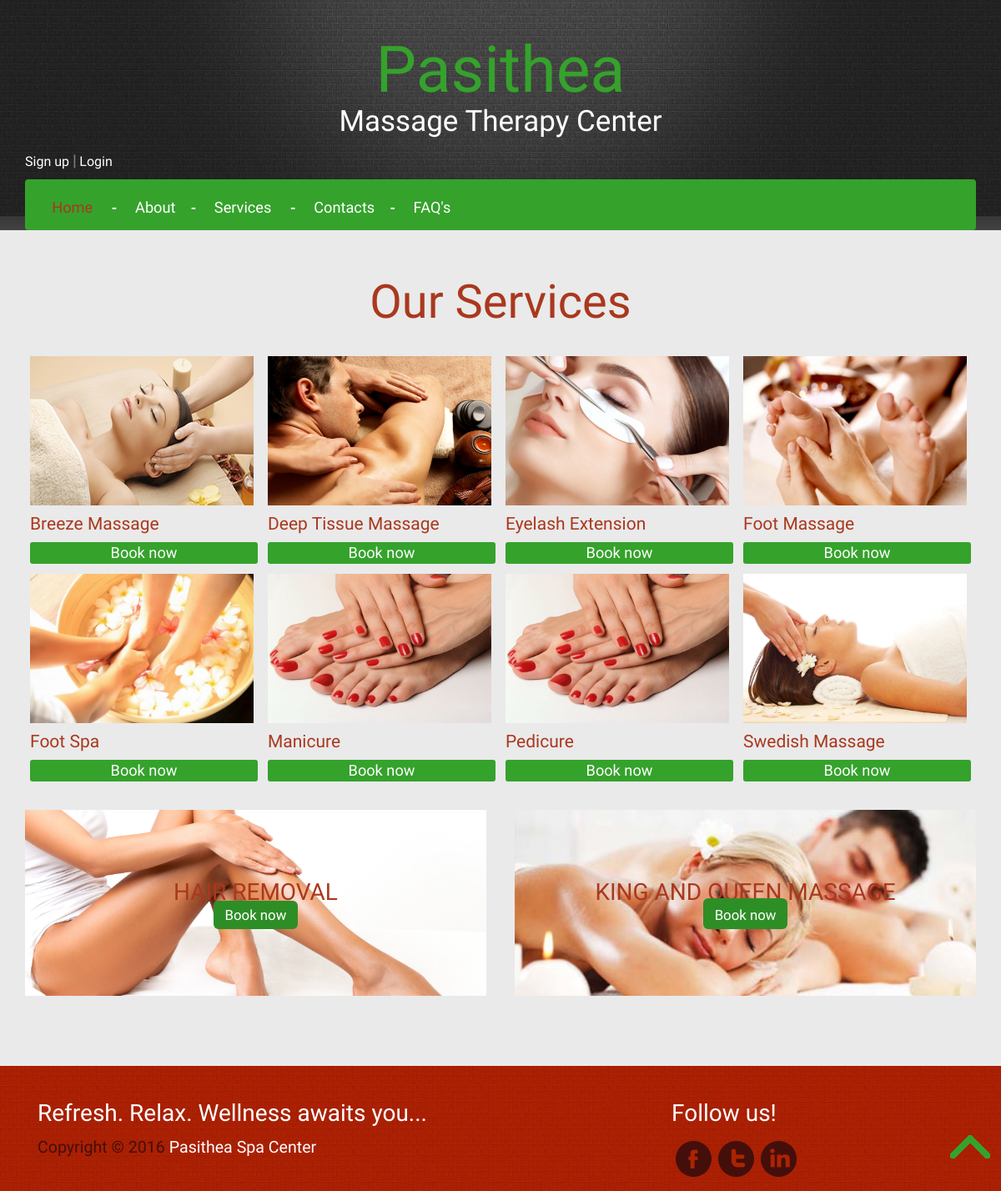
Page /index.php?pg=svc on the committed database.
### tables this page shows
CREATE TABLE `pasithea_services` (
  `id` int(11) NOT NULL,
  `image_url` varchar(200) NOT NULL,
  `service_name` varchar(100) NOT NULL,
  `service_details` varchar(300) NOT NULL,
  `service_cost` varchar(11) NOT NULL,
  `featured` int(2) NOT NULL,
  `discounted_price` varchar(11) NOT NULL
);

### admin/includes/services_api.php (called while the page is built, shortened)
<?php
$db = new Database();
$db = $db->connect();
function getAllServices(){
	$sql = 'SELECT * from pasithea_services order by service_name';
	return squery($sql);
}
function squery($sql){
	global $db;
	$result = $db->query($sql);
	$rows = array();
	while( $r = $result->fetch_object() ) {
		$rows[] = $r;
	}
	return $rows;
}
?>

### services.php (the view, shortened to what this page needs)
<div class="container">
			<div class="specials">
			<h2>Our Services</h2>
				<?php
					require_once('admin/includes/services_api.php');
					$res = getAllServices();
					$i = 0;
					foreach($res as $rows){
						$i++;
				?>
						<div class="col-md-3 special-in">
							<a href="#" ><img src="<?php echo 'admin/'.$rows->image_url;?>" class="img-responsive" alt="">
								</a>
							<h5><a href="#"><?php echo $rows->service_name;?></a></h5>
							<p class='p_book' id='<?php echo $rows->id;?>'>Book now</p>
						</div>
				<?php
						if($i == 4){
							echo "<div class='clearfix'> </div>";
							$i = 0;
						}
					}
				?>
				<div class="special-bottom">
					<div class="col-md-6 bottom-special">
						<h5><a href="#" style="color:#aa381e;">HAIR REMOVAL</a></h5>
						<a href="#" class="details">Book now</a>
					</div>
					<div class="col-md-6 bottom-special-1">
						<h5><a href="#" style="color:#aa381e;padding-bottom:10px;">KING AND QUEEN MASSAGE</a></h5>
						<a href="#" class="details" style="padding-top:10px;">Book now</a>
					</div>
					<div class="clearfix"> </div>
				</div>
			</div>
		</div>

### css/style.css (style rules this page uses)
body { background:#eaeaea; font-family: 'Rokkitt', serif; }
body a { transition: 0.5s all; -webkit-transition: 0.5s all; -o-transition: 0.5s all; -moz-transition: 0.5s all; -ms-transition: 0.5s all; }
h1,h2,h3,h4,h5,h6,label,p { margin:0; }
.header-grid li a, { text-decoration:none; color:#7a7a7a; font-size:1.4em; }
a.details { text-decoration:none; font-size:1.2em; color:#fff; background: #2e8e26; padding: 0.4em 0.8em; border-radius: 6px; -webkit-border-radius: 6px; -o-border-radius: 6px; -moz-border-radius: 6px; -ms-border-radius: 6px; }
.specials { padding: 4em 0 6em; }
.special-bottom { padding: 2em 0 0; }
.specials h2 { font-size:4em; font-family: 'Lobster Two', cursive; color:#aa381e; text-align:center; padding-bottom: 0.5em; }
.bottom-special { background:url(../images/laser_removal.jpg) no-repeat center; display:block; padding: 6em 2em; text-align:center; margin-right: 3%; width: 48.5%; background-size: cover; }
.bottom-special-1 { background:url(../images/kingandqueen.jpg) no-repeat center; display:block; padding:6em 2em; text-align:center; width:48.5%; margin:0; background-size: cover; }
.bottom-special h5,.bottom-special-1 h5 { font-size:2em; font-family: 'Lobster Two', cursive; }
.bottom-special h5 a,.bottom-special-1 h5 a { text-decoration:none; color:#fff; }
.special-in h5 { font-size:1.5em; font-family: 'Lobster Two', cursive; }
.special-in h5 a { text-decoration:none; color:#aa381e; padding: 0.5em 0; display:block; }
.special-in p { cursor: pointer; text-align: center; border-radius: 3px; background-color:#35A22C; font-size:1.3em; color:#FCFCFC; }
.special-in { padding: 6px; width: 25%; float:left; }

### rows in the picture
pasithea_services: image_url (picture), service_name "Breeze Massage"
pasithea_services: image_url (picture), service_name "Deep Tissue Massage"
pasithea_services: image_url (picture), service_name "Eyelash Extension"
pasithea_services: image_url (picture), service_name "Foot Massage"
pasithea_services: image_url (picture), service_name "Foot Spa"
pasithea_services: image_url (picture), service_name "Manicure"
pasithea_services: image_url (picture), service_name "Pedicure"
pasithea_services: image_url (picture), service_name "Swedish Massage"
